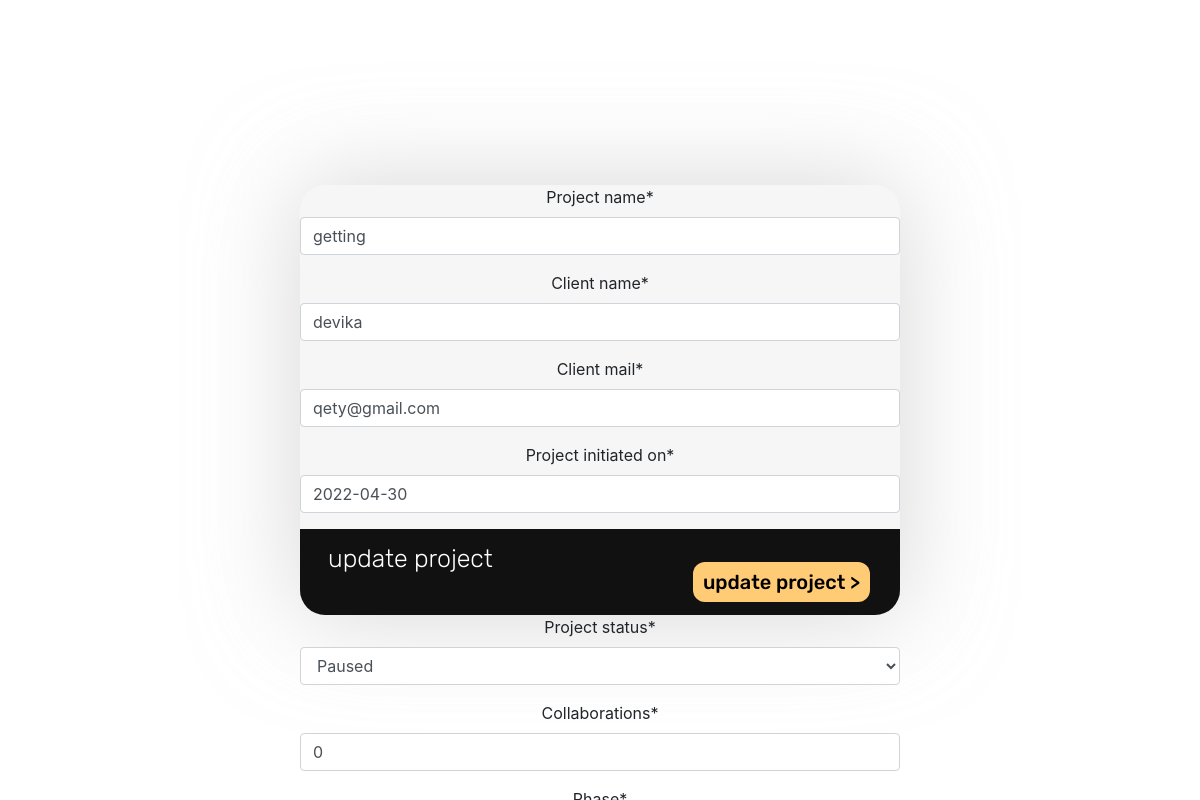
Page /updateProject/133/ (signed in) on the committed database.
### accounts/models.py (models this page shows, shortened)
class Project(models.Model):
    STATUS = (
        ('Initiated', 'Initiated'),
        ('Paused', 'Paused'),
        ('In progress', 'In progress'),
        ('Aborted', 'Aborted'),
        ('Completed', 'Completed')
    )
    PHASE = (
        (1,"1"),
        (2,"2"),
        (3,"3"),
        (4,"4"),
        (5,"5"),
        (6,"6"),
        (7,"7"),
        (8,"8"),
        (9,"9"),
        (10,"10")
    )
    project_name = models.CharField(max_length=100, null=True)
    client_name = models.CharField(max_length=100, null=True)
    client_mail = models.CharField(max_length=100, null=True)
    project_initiated_on = models.DateField(null=True)
    ect = models.DateField(null=True)
    project_status = models.CharField(max_length=200,null=True, choices=STATUS, default='Initiated')
    collaborations = models.IntegerField(null=True, default=0)
    phase = models.IntegerField(null=True,choices=PHASE, default=1)

### accounts/views.py (the view)
# urls.py: path('updateProject/<str:no>/', views.updateProject, name="updateProject"),
@login_required(login_url='login')
def updateProject(request, no):
    proj = Project.objects.get(id=no)
    form  = ProjectForm(instance=proj)
    if request.method == 'POST':
        form = ProjectForm(request.POST, instance=proj)
        if form.is_valid():
            form.save()
            return render(request, 'messages/projectUpdated.html')
    context = {'form':form}
    return render(request, 'forms/updateProject.html', context)

### accounts/forms.py
class ProjectForm(ModelForm):
    class Meta:
        model = Project
        fields = '__all__'

### accounts/templates/forms/updateProject.html (shortened to what this page needs)
{% load static %}
{% load crispy_forms_tags %}
<!DOCTYPE html>
<html lang="en">
<head>
    <link rel="stylesheet" href="{% static '/css/dashboard.css' %}">
    <link rel="stylesheet" href="https://cdn.jsdelivr.net/npm/bootstrap@4.0.0/dist/css/bootstrap.min.css">
</head>
<body>
    <center>
        <div id="divmain">
            <form method="POST" action="">
                {{ form | crispy }}
                <footer id="divsub">
                    <h2 id="label-addnew-proj">update project</h2>
                    <button id="btn-add-new-project" type="submit">update project ></button>
                </footer>
            </form>
        </div>
    </center>
    <footer>
        &larr; <a href="{% url 'dashboard' %}">Go back</a> to Dashboard
    </footer>
</body>

### static/css/dashboard.css (style rules this page uses)
* { cursor: url('/static/images/cursor-instat.cur'),auto; }
html, body { width: 100%; background-color: white; user-select: none; }
#divmain { position: absolute; position: fixed; left: 0px; right: 0px; top: 0px; bottom: 0px; width: 50%; height: 430px; border-radius: 25px; background-color: #F6F6F6; box-shadow: 0px 0px 100px 3px rgba(187, 187, 187, 0.582); margin: auto; z-index: 9; }
#divsub { position: absolute; bottom: 0px; width: 100%; height: 20%; background-color: #111111; border-bottom-left-radius: 25px; border-bottom-right-radius: 25px; }
#btn-add-new-project { position: relative; float: right; top: 23px; right: 30px; padding: 5px; padding-left: 10px; padding-right: 10px; font-size: 20px; font-family: 'Rubik', sans-serif; font-weight: 500; border: none; border-radius: 12px; background-color: #FFCB74; }
#label-addnew-proj { position: relative; float: left; top: 0px; left: 18px; padding: 5px; padding-left: 10px; padding-right: 10px; font-size: 25px; font-family: 'Rubik', sans-serif; font-weight: 300; border: none; border-radius: 12px; color: white; }

### accounts/templates/forms/updateProject.html (style rules this page uses)
body { user-select: none; cursor: url('/static/images/cursor-instat.cur'),auto; }
footer { position: fixed; left: 0; bottom: 0; width: 100%; height: 10%; padding-top: 10px; color: rgb(134, 134, 134); text-align: center; font-size: 23px; }

### rows in the picture
Project: project_name "getting", client_name "devika", client_mail "qety@gmail.com", project_initiated_on "2022-04-30", project_status "Paused", collaborations "0"
